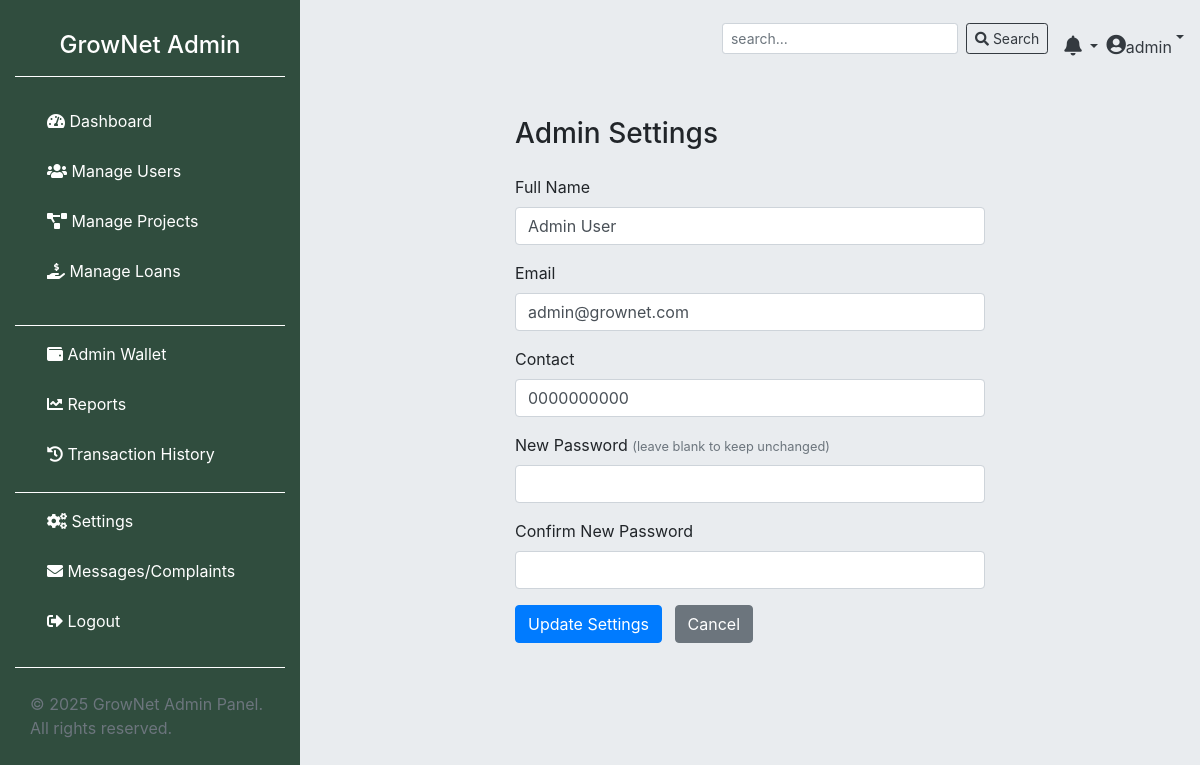
Page /admin/index.php?page=settings (signed in) on the committed database.
### tables this page shows
CREATE TABLE `users` (
  `id` int(10) NOT NULL,
  `uniqid` varchar(50) DEFAULT NULL,
  `user_name` varchar(100) NOT NULL,
  `f_name` varchar(100) NOT NULL,
  `dob` date DEFAULT NULL,
  `contact` varchar(20) NOT NULL,
  `created_at` timestamp NOT NULL DEFAULT current_timestamp(),
  `user_email` varchar(100) NOT NULL,
  `user_pass` varchar(255) NOT NULL,
  `account_status` enum('active','inactive','','') NOT NULL DEFAULT 'inactive',
  `is_online` tinyint(1) NOT NULL DEFAULT 0,
  `gender` enum('male','female','others') DEFAULT NULL,
  `user_img` varchar(255) DEFAULT NULL,
  `location_id` int(11) DEFAULT NULL,
  `description` text DEFAULT NULL
);

### admin/config/class.user.php (called while the page is built, shortened)
<?php
class USER
{
	private $conn;
	public function __construct()
	{
		$database = new Database();
		$db = $database->dbConnection();
		$this->conn = $db;
	}
function getUserById($id) {
    $stmt = $this->conn->prepare("SELECT * FROM users WHERE id = ?");
    $stmt->execute([$id]);
    return $stmt->fetch(PDO::FETCH_ASSOC);
}
}

### admin/pages/settings.php (the view, shortened to what this page needs)
<?php
require_once 'config/class.user.php';
$user = new USER();
$adminId = $_SESSION['userSession'] ?? null;
$admin = $user->getUserById($adminId);
?>
<div class="container mt-4" style="max-width:500px;">
    <h3 class="mb-4">Admin Settings</h3>
    <form method="post" autocomplete="off">
        <div class="form-group">
            <label for="f_name">Full Name</label>
            <input type="text" class="form-control" id="f_name" name="f_name"
                   value="<?= htmlspecialchars($admin['f_name']) ?>" required>
        </div>
        <div class="form-group">
            <label for="user_email">Email</label>
            <input type="email" class="form-control" id="user_email" name="user_email"
                   value="<?= htmlspecialchars($admin['user_email']) ?>" required>
        </div>
        <div class="form-group">
            <label for="contact">Contact</label>
            <input type="text" class="form-control" id="contact" name="contact"
                   value="<?= htmlspecialchars($admin['contact']) ?>" required>
        </div>
        <div class="form-group">
            <label for="password">New Password <small class="text-muted">(leave blank to keep unchanged)</small></label>
            <input type="password" class="form-control" id="password" name="password"
                   autocomplete="new-password" minlength="6">
        </div>
        <div class="form-group">
            <label for="confirm_password">Confirm New Password</label>
            <input type="password" class="form-control" id="confirm_password" name="confirm_password"
                   autocomplete="new-password" minlength="6">
        </div>
        <button type="submit" class="btn btn-primary">Update Settings</button>
        <a href="index.php" class="btn btn-secondary ml-2">Cancel</a>
    </form>
</div>

### admin/assets/css/style.css (style rules this page uses)
body { background: #e9ecef; }

### rows in the picture
users: f_name "Admin User", user_email "admin@grownet.com", contact "0000000000"

### other values in the picture
$_SESSION['user_name'] "admin"
